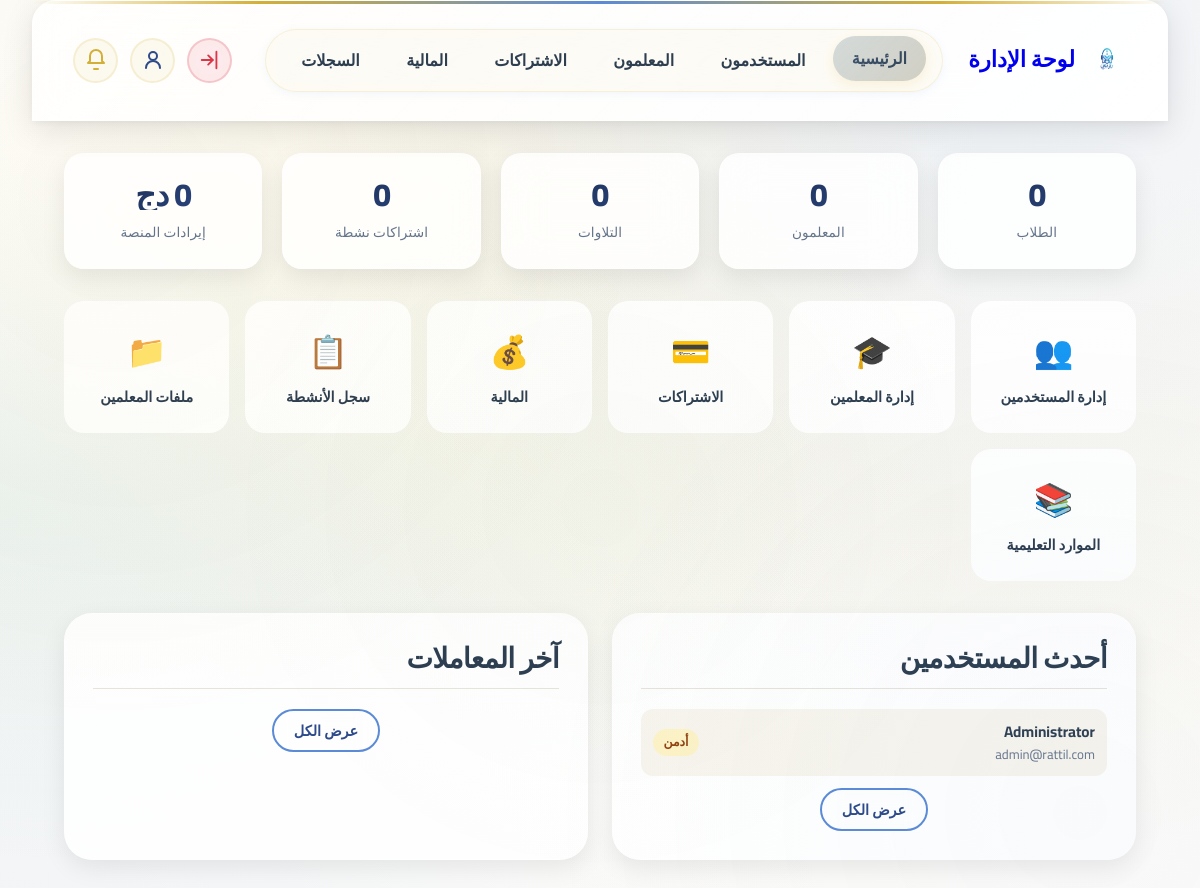
/admin/index.php (signed in), run on the app's committed database.
### tables this page shows
CREATE TABLE IF NOT EXISTS users (
    id INT AUTO_INCREMENT PRIMARY KEY,
    email VARCHAR(255) NOT NULL UNIQUE,
    password_hash VARCHAR(255) NOT NULL,
    full_name VARCHAR(255) NOT NULL,
    user_type ENUM('teacher', 'student', 'admin') NOT NULL DEFAULT 'student',
    teacher_status ENUM('pending', 'approved', 'rejected') DEFAULT 'pending',
    exam_required BOOLEAN DEFAULT FALSE,
    exam_passed BOOLEAN DEFAULT FALSE,
    gender ENUM('male', 'female') DEFAULT NULL,
    phone VARCHAR(20),
    quran_certificate VARCHAR(500) DEFAULT NULL,
    availability_start TIME DEFAULT NULL,
    availability_end TIME DEFAULT NULL,
    availability_days VARCHAR(100) DEFAULT NULL,
    availability_timezone VARCHAR(50) DEFAULT 'UTC',
    created_at TIMESTAMP DEFAULT CURRENT_TIMESTAMP,
    trial_end_date DATE DEFAULT NULL,
    subscription_id INT DEFAULT NULL,
    is_active BOOLEAN DEFAULT TRUE,
    is_online TINYINT(1) DEFAULT 0,
    last_seen TIMESTAMP NULL DEFAULT NULL,
    has_star TINYINT(1) DEFAULT 0,
    wallet_balance DECIMAL(10,2) DEFAULT 5000.00,
    session_price DECIMAL(10,2) DEFAULT NULL,
    price_per_course DECIMAL(10,2) DEFAULT NULL,
    payment_method_token VARCHAR(255) DEFAULT NULL,
    stripe_customer_id VARCHAR(255) DEFAULT NULL,
    INDEX idx_email (email),
    INDEX idx_user_type (user_type),
    INDEX idx_teacher_status (teacher_status),
    INDEX idx_gender (gender),
    INDEX idx_trial_end (trial_end_date)
);

### includes/functions.php (called while the page is built, shortened)
<?php
function is_logged_in() {
    return isset($_SESSION['user_id']) && !empty($_SESSION['user_id']);
}
function get_logged_in_user($pdo) {
    $stmt = $pdo->prepare("SELECT * FROM users WHERE id = ? AND is_active = 1");
    $stmt->execute([$_SESSION['user_id']]);
    return $stmt->fetch();
}

### admin/index.php (the view, shortened to what this page needs)
<?php
require_once '../includes/payment.php';
$user = get_logged_in_user($pdo);
$total_students = $pdo->query("SELECT COUNT(*) FROM users WHERE user_type='student'")->fetchColumn();
$total_teachers = $pdo->query("SELECT COUNT(*) FROM users WHERE user_type='teacher'")->fetchColumn();
$total_recitations = $pdo->query("SELECT COUNT(*) FROM recitations")->fetchColumn();
$active_subs = $pdo->query("SELECT COUNT(*) FROM user_subscriptions WHERE status='active'")->fetchColumn();
$total_revenue = $pdo->query("SELECT COALESCE(SUM(amount),0) FROM transactions WHERE type='platform_fee' AND status='completed'")->fetchColumn();
$recent_users = $pdo->query("SELECT * FROM users ORDER BY created_at DESC LIMIT 10")->fetchAll();
?>
<!DOCTYPE html>
<html lang="ar" dir="rtl">
<head>
    <link rel="stylesheet" href="../assets/css/style.css">
    <link rel="stylesheet" href="../assets/css/dashboard.css">
</head>
<body>
<div class="dashboard-container" style="padding-top:0">
<?php include '../includes/header.php'; ?>
<div style="padding:2rem">
<div class="stats-grid">
    <div class="stat-card"><div class="stat-value"><?php echo $total_students; ?></div><div class="stat-label">الطلاب</div></div>
    <div class="stat-card"><div class="stat-value"><?php echo $total_teachers; ?></div><div class="stat-label">المعلمون</div></div>
    <div class="stat-card"><div class="stat-value"><?php echo $total_recitations; ?></div><div class="stat-label">التلاوات</div></div>
    <div class="stat-card"><div class="stat-value"><?php echo $active_subs; ?></div><div class="stat-label">اشتراكات نشطة</div></div>
    <div class="stat-card"><div class="stat-value"><?php echo number_format($total_revenue,0,'.',','); ?> دج</div><div class="stat-label">إيرادات المنصة</div></div>
</div>
<div class="admin-nav-cards">
    <a href="users.php" class="admin-nav-card"><div class="admin-nav-icon">👥</div><div class="admin-nav-label">إدارة المستخدمين</div></a>
    <a href="teachers.php" class="admin-nav-card"><div class="admin-nav-icon">🎓</div><div class="admin-nav-label">إدارة المعلمين</div></a>
    <a href="subscriptions.php" class="admin-nav-card"><div class="admin-nav-icon">💳</div><div class="admin-nav-label">الاشتراكات</div></a>
    <a href="finance.php" class="admin-nav-card"><div class="admin-nav-icon">💰</div><div class="admin-nav-label">المالية</div></a>
    <a href="activity_logs.php" class="admin-nav-card"><div class="admin-nav-icon">📋</div><div class="admin-nav-label">سجل الأنشطة</div></a>
    <a href="teacher_files.php" class="admin-nav-card"><div class="admin-nav-icon">📁</div><div class="admin-nav-label">ملفات المعلمين</div></a>
    <a href="resources_admin.php" class="admin-nav-card"><div class="admin-nav-icon">📚</div><div class="admin-nav-label">الموارد التعليمية</div></a>
</div>
<div style="display:grid;grid-template-columns:1fr 1fr;gap:1.5rem">
<div class="section-card">
    <h3>أحدث المستخدمين</h3>
    <?php foreach ($recent_users as $u): ?>
    <div class="user-row">
        <div>
            <div style="font-weight:700;font-size:.95rem"><?php echo htmlspecialchars($u['full_name']); ?></div>
            <div style="font-size:.82rem;color:var(--slate)"><?php echo htmlspecialchars($u['email']); ?></div>
        </div>
        <div style="display:flex;gap:.4rem;align-items:center;flex-wrap:wrap">
            <span class="role-badge role-<?php echo $u['user_type']; ?>"><?php echo $u['user_type']==='student'?'طالب':($u['user_type']==='teacher'?'معلم':'أدمن'); ?></span>
        </div>
    </div>
    <?php endforeach; ?>
    <div style="text-align:center;margin-top:.75rem"><a href="users.php" class="btn btn-outline" style="font-size:.9rem;padding:.5rem 1.25rem">عرض الكل</a></div>
</div>
<div class="section-card">
    <h3>آخر المعاملات</h3>
    <div style="text-align:center;margin-top:.75rem"><a href="../transactions.php" class="btn btn-outline" style="font-size:.9rem;padding:.5rem 1.25rem">عرض الكل</a></div>
</div>
</div>
</div>
</div>
</body>
</html>

### assets/css/style.css (style rules this page uses)
:root { --primary-gold: #D4AF37; --secondary-gold: #C5A028; --soft-gold: #F5E6C3; --primary-green: #1B4332; --secondary-green: #2D6A4F; --accent-green: #40916C; --light-green: #52B788; --mint: #95D5B2; --deep-blue: #1A2A4A; --royal-blue: #2D4A8A; --soft-blue: #5B8BD6; --sky-blue: #7FA8D7; --light-blue: #E8F4FD; --cream-bg: #FDFCF9; --warm-cream: #F8F5ED; --sand: #E8E4D9; --dark-beige: #C7B8A1; --charcoal: #2D3E50; --graphite: #3D4F5F; --slate: #64748B; --glass-white: rgba(255, 255, 255, 0.85); --glass-blur: rgba(255, 255, 255, 0.6); --glass-border: rgba(255, 255, 255, 0.18); --shadow-sm: 0 2px 8px rgba(0, 0, 0, 0.04); --shadow-md: 0 8px 24px rgba(0, 0, 0, 0.08); --shadow-lg: 0 16px 48px rgba(0, 0, 0, 0.12); --shadow-xl: 0 24px 64px rgba(0, 0, 0, 0.16); --shadow-glow: 0 0 40px rgba(212, 175, 55, 0.15); --shadow-blue-glow: 0 8px 32px rgba(91, 139, 214, 0.25); --shadow-green-glow: 0 8px 32px rgba(64, 145, 108, 0.25); --gradient-gold: linear-gradient(135deg, #D4AF37 0%, #F5E6C3 50%, #D4AF37 100%); --gradient-hero: linear-gradient(135deg, #FDFCF9 0%, #E8F4FD 50%, #F8F5ED 100%); --gradient-premium: linear-gradient(135deg, #1A2A4A 0%, #2D4A8A 50%, #1A2A4A 100%); --gradient-nature: linear-gradient(135deg, #1B4332 0%, #2D6A4F 50%, #40916C 100%); --gradient-glass: linear-gradient(135deg, rgba(255, 255, 255, 0.9) 0%, rgba(255, 255, 255, 0.7) 100%); --gradient-mesh: radial-gradient(at 40% 20%, rgba(212, 175, 55, 0.08) 0px, transparent 50%), radial-gradient(at 80% 0%, rgba(91, 139, 214, 0.1) 0px, transparent 50%), radial-gradient(at 0% 50%, rgba(64, 145, 108, 0.08) 0px, transparent 50%), radial-gradient(at 80% 50%, rgba(212, 175, 55, 0.05) 0px, transparent 50%), radial-gradient(at 0% 100%, rgba(91, 139, 214, 0.08) 0px, transparent 50%); --font-arabic: 'Cairo', 'Tajawal', 'Amiri', sans-serif; --font-quran: 'Amiri', 'Scheherazade New', serif; --font-modern: 'Inter', 'Cairo', sans-serif; --space-xs: 0.25rem; --space-sm: 0.5rem; --space-md: 1rem; --space-lg: 1.5rem; --space-xl: 2rem; --space-2xl: 3rem; --space-3xl: 4rem; --radius-sm: 8px; --radius-md: 12px; --radius-lg: 20px; --radius-xl: 28px; --radius-2xl: 40px; --radius-full: 9999px; --transition-fast: 150ms cubic-bezier(0.4, 0, 0.2, 1); --transition-base: 300ms cubic-bezier(0.4, 0, 0.2, 1); --transition-slow: 500ms cubic-bezier(0.4, 0, 0.2, 1); --transition-bounce: 500ms cubic-bezier(0.34, 1.56, 0.64, 1); }
* { margin: 0; padding: 0; box-sizing: border-box; }
body { font-family: var(--font-arabic); direction: rtl; text-align: right; background: var(--cream-bg); background-image: var(--gradient-mesh); background-attachment: fixed; color: var(--charcoal); line-height: 1.6; min-height: 100vh; -webkit-font-smoothing: antialiased; -moz-osx-font-smoothing: grayscale; text-rendering: optimizeLegibility; overflow-x: hidden; position: relative; }
body::before { content: ''; position: fixed; top: 0; left: 0; width: 100%; height: 100%; background: radial-gradient(circle at 10% 20%, rgba(212, 175, 55, 0.03) 0%, transparent 40%), radial-gradient(circle at 90% 80%, rgba(91, 139, 214, 0.04) 0%, transparent 40%), radial-gradient(circle at 50% 50%, rgba(64, 145, 108, 0.02) 0%, transparent 50%); pointer-events: none; z-index: 0; animation: meshFloat 20s ease-in-out infinite; }
h1, h2, h3, h4, h5, h6 { color: var(--charcoal); margin-bottom: 1rem; font-weight: 700; font-family: var(--font-arabic); letter-spacing: -0.02em; line-height: 1.2; }
h3 { font-size: clamp(1.25rem, 3vw, 1.75rem); font-weight: 600; }
.btn { display: inline-flex; align-items: center; justify-content: center; gap: 0.5rem; padding: 0.75rem 1.5rem; border: none; border-radius: var(--radius-full); font-size: 0.95rem; font-weight: 600; text-decoration: none; text-align: center; cursor: pointer; transition: var(--transition-base); font-family: inherit; position: relative; overflow: hidden; isolation: isolate; white-space: nowrap; }
.btn::before { content: ''; position: absolute; inset: 0; background: linear-gradient(135deg, rgba(255, 255, 255, 0.25) 0%, transparent 50%); opacity: 0; transition: var(--transition-base); z-index: 1; }
.btn::after { content: ''; position: absolute; top: 50%; left: 50%; width: 0; height: 0; border-radius: 50%; background: rgba(255, 255, 255, 0.3); transform: translate(-50%, -50%); transition: width 0.5s ease, height 0.5s ease; z-index: 0; }
.btn-outline { background: transparent; border: 2px solid var(--soft-blue); color: var(--royal-blue); backdrop-filter: blur(10px); }

### data on the page
users: full_name "Administrator", email "admin@rattil.com", user_type "أدمن"

### other printed values
$total_students "0"
$total_teachers "0"
$total_recitations "0"
$active_subs "0"
$total_revenue "0"
